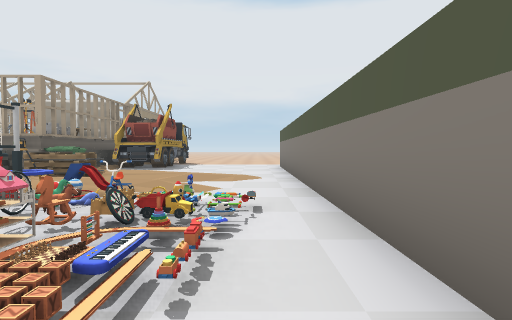
view 1 (above)

15 first-person views from a walk through a scene from a Unity 3-D project. The camera is 1.2 m above the floor, tilts 2° down and sees 80° across. The floor is counted in squares, 2 m on a side. Each view is taken from the middle of a square. On the plan, view 1 faces up. The plan holds only what a view shows up to about 9 squares ahead; the rest is blank. The place goes on beyond the plan. The player is left out. Door leaves are left out, so doorways stand open. Some surface patterns are stand-ins.

view 2
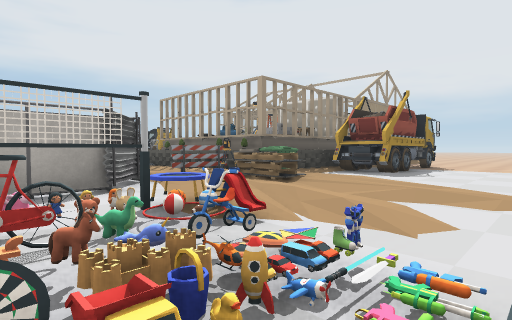

view 3
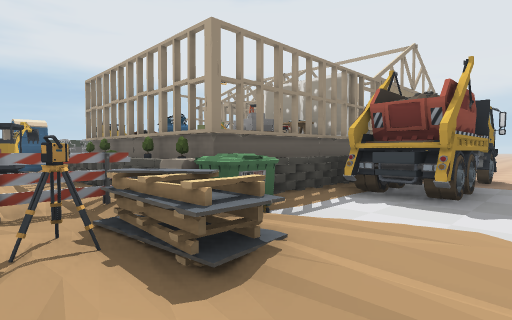

view 4
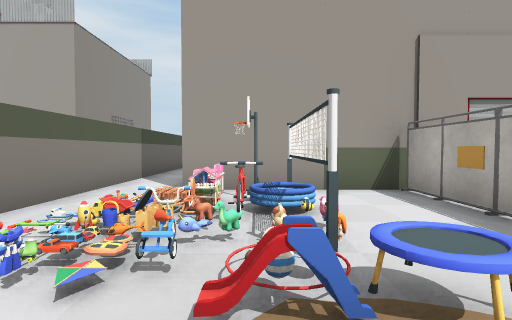

view 5
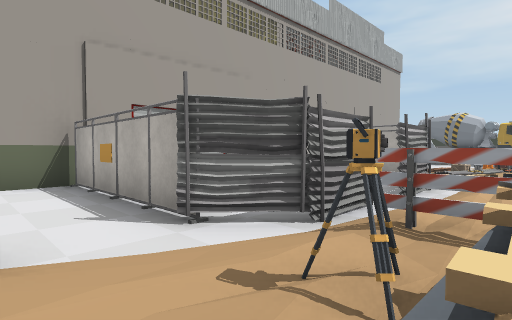

view 6
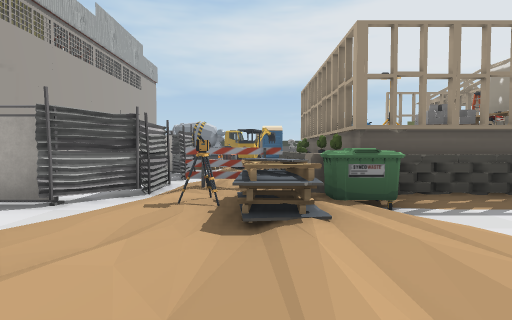

view 7
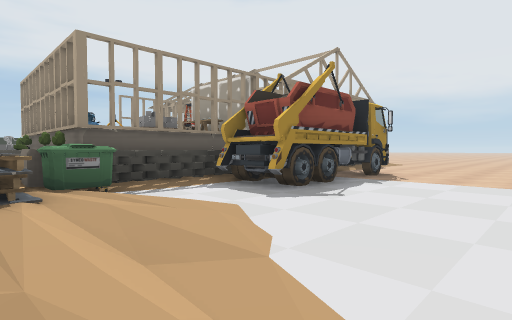

view 8
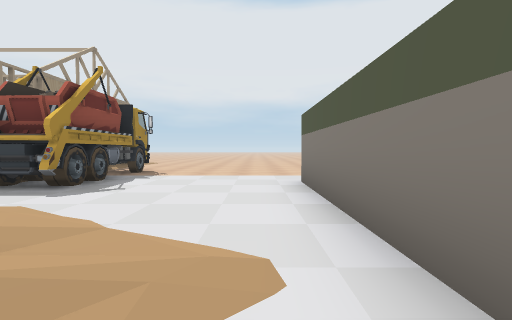

view 9
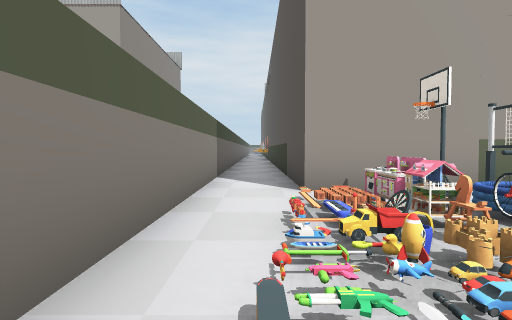

view 10
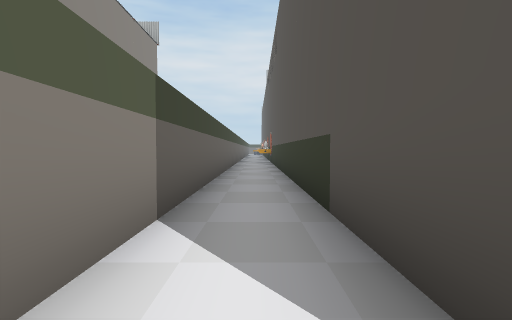

view 11
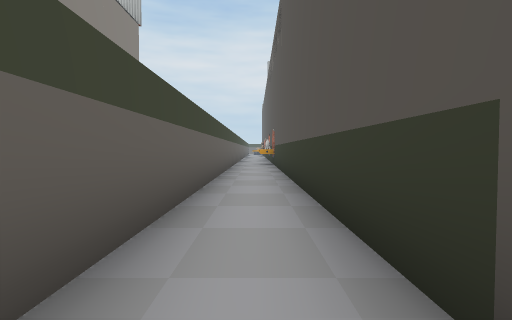

view 12
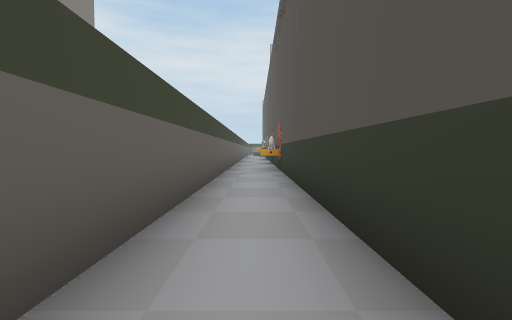

view 13
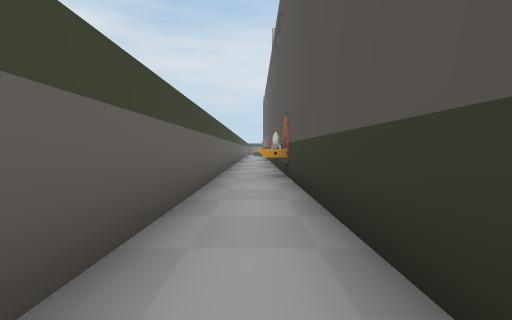

view 14
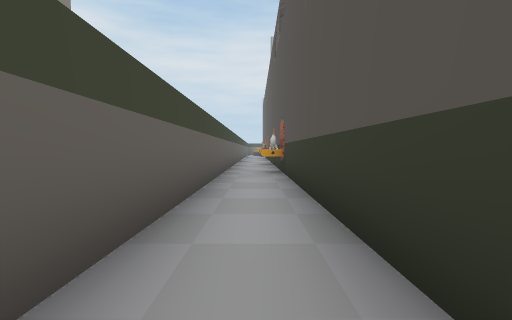

view 15
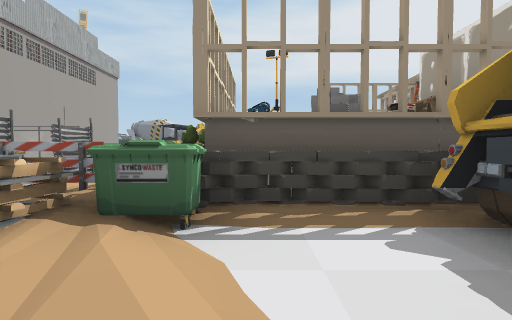

### Floor plan
Key: @ floor where view 1 was taken; # wall or solid block; x gap in a wall; . main floor; : floor 0.25 m higher than the main floor; / step, stairs or slope; = window, fence, low wall or low ledge; v drop or lower ground; O other object.
Columns run from 15 left of view 1 to 1 right of it. Each row starts with its distance up from view 1.
 11        OOOOOO....
 10           OOO...#
  9          OO.....#
  8         OOO./...#
  7   OO  OOOOO//:..#
  6   O OO.//:Ov///.#
  5 OOO/ /////xO///.#
  4    O  OO. O.=OO.#
  3       #   #.OOOO#
  2       #   #.OOO/#
  1       #   #.OO/.#
  0           #....@#
 -1            ####.#
 -2               #.#
 -3               #.#
 -4               #.#
 -5               #.#
 -6               #.#
 -7               #.#
 -8               #.#
 -9               #.#
-10                .#
-11                .#
-12               #.#
-13                .#
-14              OOO#
-15                 #

Positions as (right, up) in squares from view 1, and headings:
1: (0, 0), facing up
2: (0, 2), facing up-left
3: (-2, 5), facing up-left
4: (-2, 5), facing down
5: (-3, 6), facing down-left
6: (-1, 6), facing left
7: (0, 6), facing up-left
8: (0, 5), facing up
9: (0, 4), facing down
10: (0, 0), facing down
11: (0, -2), facing down
12: (0, -5), facing down
13: (0, -7), facing down
14: (0, -6), facing down
15: (-2, 8), facing left
